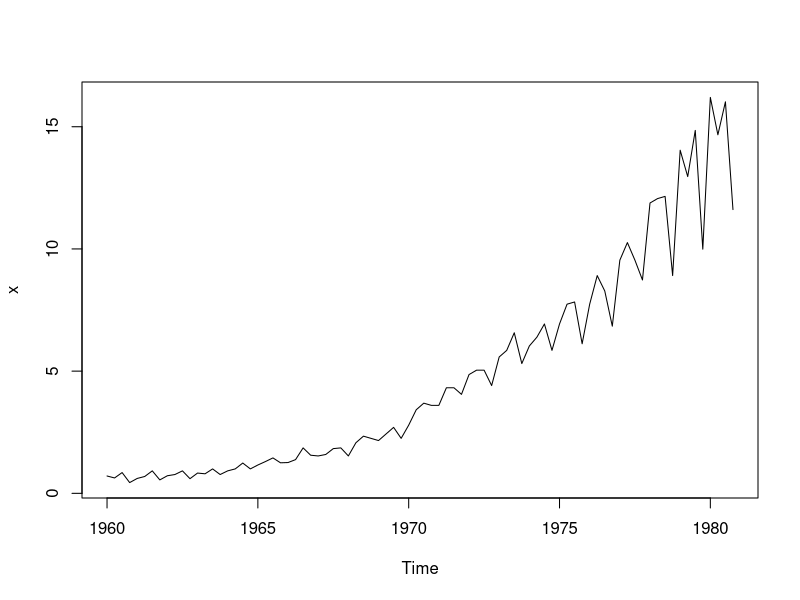
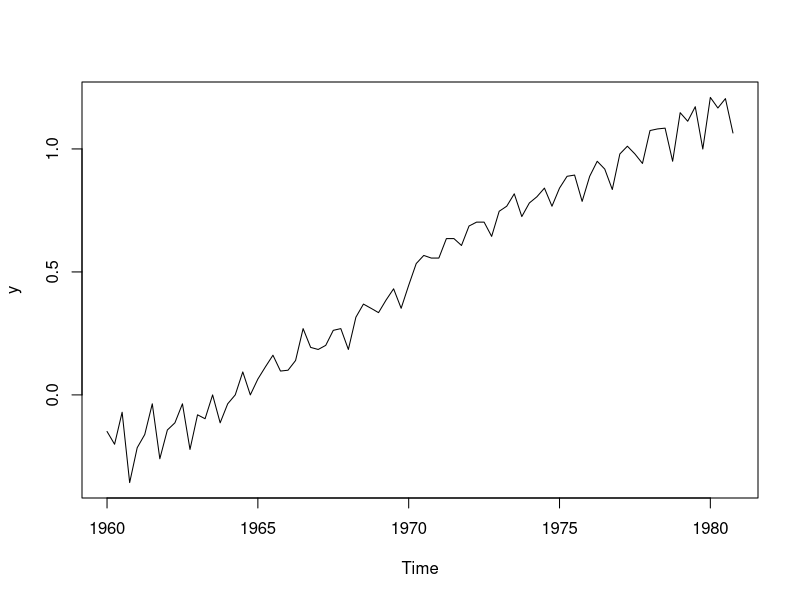
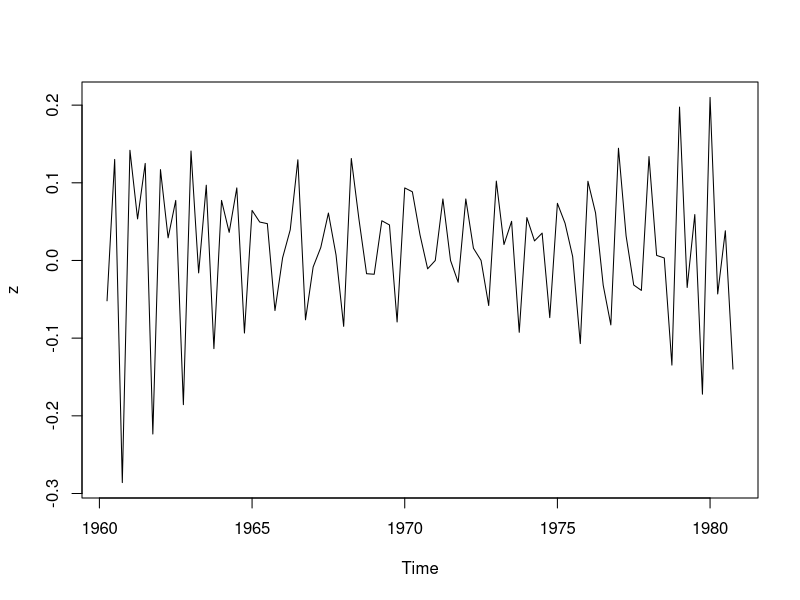
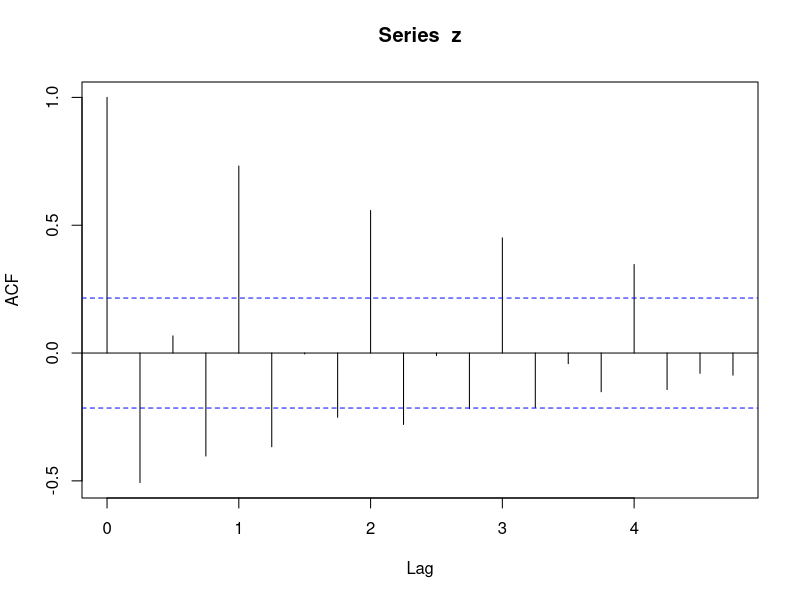
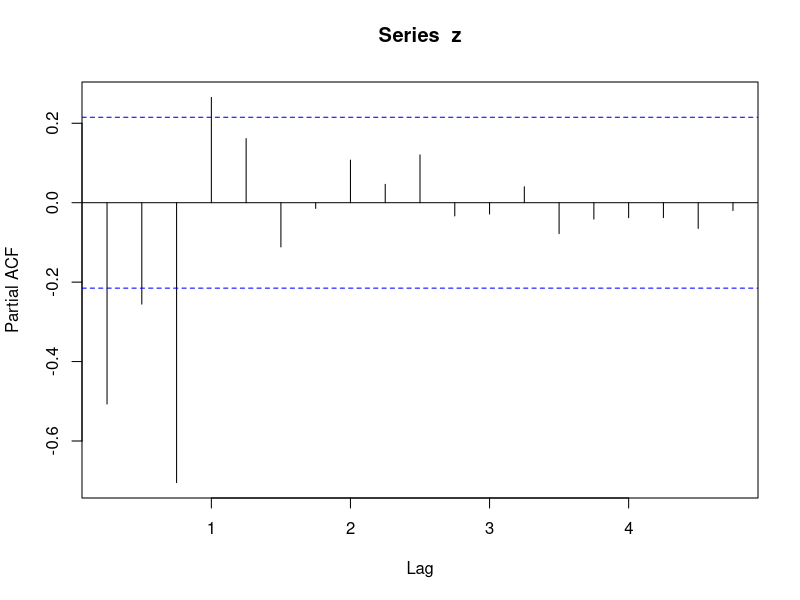

Write the R code that produced these figures, in order.
data("JohnsonJohnson")
x<-JohnsonJohnson
# 1. Graficar la serie
plot(x)
# 2. Estabilizar varianza (es necesario)
y<-log10(x)
plot(y)
# 3. Datos no estacionarios, diferenciar la serie para eliminar estacionalidad
z<-diff(y)
plot(z)

# Corroborar que la serie es estacionaria con una prueba adf
#library(tseries)
#adf.test(z)

# Examinar ACF y PACF
par(mfrow = c(1, 1))
acf(z) # q = 1
# Ojo: empieza en 0, por lo que no se cuenta el primero
pacf(z) # p = 2
# Ojo: en este caso, no se esta incluyendo al 0 en el grafico
# No se estan considerando los 2 ultimos porque son parte de la estacionalidad
# Tip: ver de manera decreciente (asi solo quedarian 2)
# Sugerencias a partir de esto:
# AR(2), MA(1), ARIMA(2,1,1)

#install.packages("forecast")
#library(forecast)
#auto.arima(y) # Halla el ARIMA ideal para la serie y

# Modelo propuesto: ARIMA (2,0,0) (1,1,0) [4]
## Modelo arima con estacionalidad (cada 4 hay estacionalidad)
## Aic = -287

# Nuestro arima
arima(y, order=c(2,1,1)) # Aic = -178.8, el aic de autoarima es menor